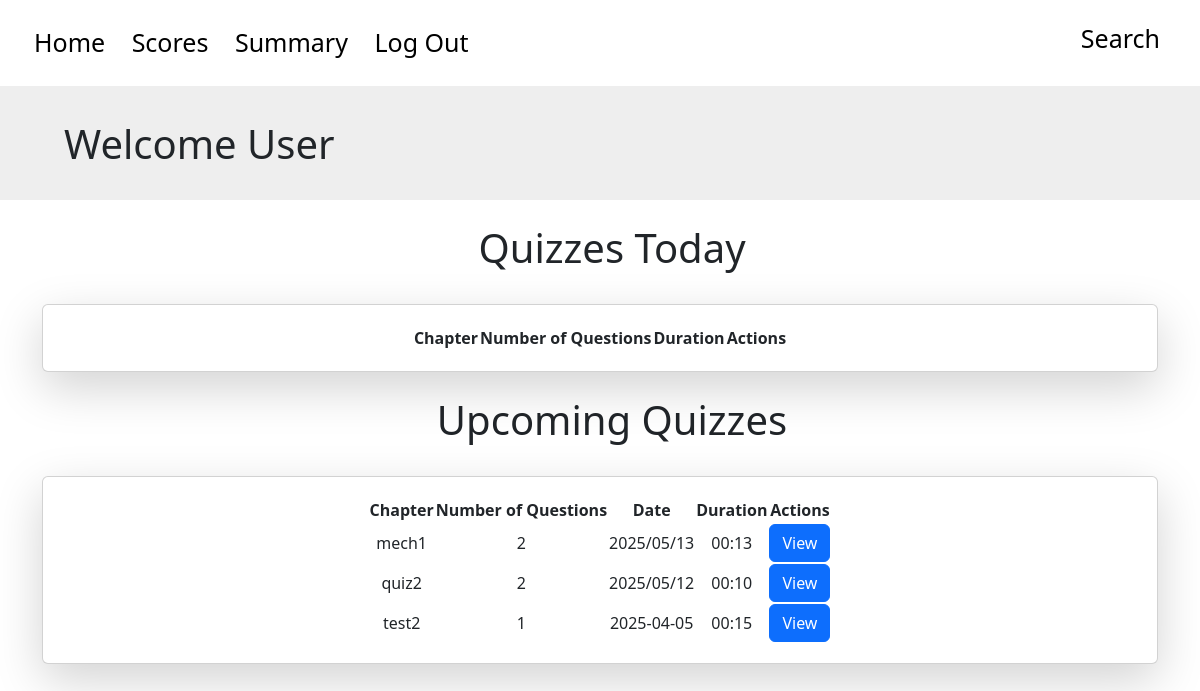
Page /student/dashboard (signed in) on the earlier database version.
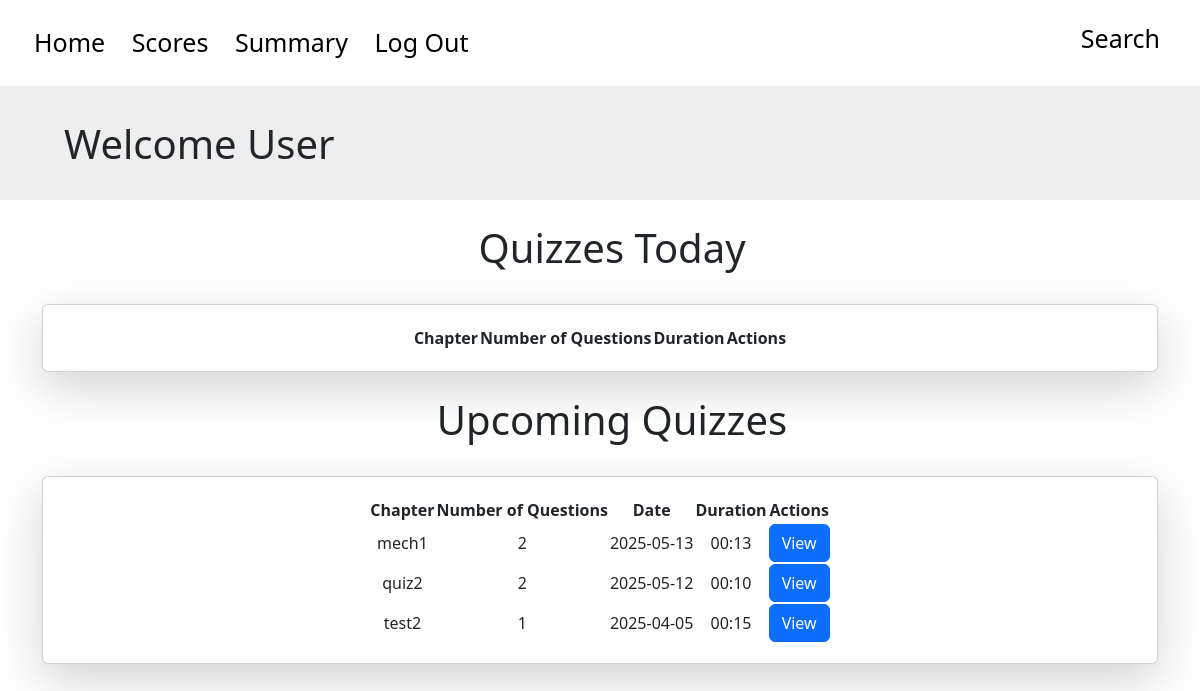
Same page on the later database version.
### tables this page shows
CREATE TABLE quizzes ( id INTEGER PRIMARY KEY AUTOINCREMENT, name TEXT NOT NULL, subject_id INTEGER NOT NULL, chapter_id INTEGER NOT NULL, date_of_quiz DATE NOT NULL, time_duration TEXT NOT NULL, remarks TEXT, FOREIGN KEY(chapter_id) REFERENCES chapters(id) ON DELETE CASCADE, FOREIGN KEY(subject_id) REFERENCES subjects(id) ON DELETE CASCADE);

### app.py (the view, shortened to what this page needs)
@app.route('/student/dashboard', methods=['GET', 'POST'])
def student_dashboard():
    user_id = session['user_id']
    conn = sqlite3.connect("app.db")
    cursor = conn.cursor()
    cursor.execute("SELECT * FROM quizzes WHERE date_of_quiz = date('now')")
    quizzes_today_db = cursor.fetchall()
    quizzes = []
    cursor.execute("SELECT * FROM quizzes WHERE date_of_quiz > date('now')")
    upcoming_quizzes_db = cursor.fetchall()
    upcoming_quizzes = []
    for quiz in upcoming_quizzes_db:
        id = quiz[0]
        name = quiz[1]
        date = quiz[4]
        duration = quiz[5]
        cursor.execute('SELECT COUNT(*) FROM questions WHERE quiz_id = ?', (id,))
        output = cursor.fetchall()
        noq = output[0][0]
        upcoming_quizzes.append({'id': id, 'name': name, 'date': date,'duration': duration, 'noq': noq})
    return render_template('user_dashboard.html', quizzes=quizzes, upcoming_quizzes = upcoming_quizzes)

### templates/user_dashboard.html (shortened to what this page needs)
<!DOCTYPE html>
<html lang="en">
<head>
    <link href="https://cdn.jsdelivr.net/npm/bootstrap@5.3.0/dist/css/bootstrap.min.css" rel="stylesheet">
</head>
<header class="container p-4 vh-20 vw-100" style="font-size: 25px; text-align: left; margin-left:0px;">
    <div>
        <a href='/student/dashboard'>
            Home
        </a>
        <a href="{{ url_for('view_scores')}}">
            Scores
        </a>
        <a href="/student/summary">
            Summary
        </a>
        <a href="/student/logout">
            Log Out
        </a>
        <div style="position: absolute; right: 0; top: 0; padding-top: 20px; padding-right: 30px">
            <a href="/student/search">Search</a>
        </div>
    </div>
</header>
<body>
    <div class="container-lg p-4 vh-20 vw-100" style="background-color: #EEE; max-width:100%">
        <h1 style="padding-left: 40px; padding-top: 10px;">Welcome User</h1>
    </div>
    <div class="container vw-100 "  style="text-align:center">
        <div class="container vw-100 p-4" style="text-align: center;">
            <h1>Quizzes Today</h1>
        </div>
        <div class="card p-1 shadow-lg text-center d-flex justify-content-center align-items-center">
            <div class="card-body">
                <table>
                    <tr>
                        <th>Chapter</th>
                        <th>Number of Questions</th>
                        <th>Duration</th>
                        <th> Actions </th>
                    </tr>
                </table>
            </div>
        </div>
    </div>
    <div class="container vw-100"  style="text-align:center; align-items: center;">
        <div class="container vw-100 p-4" style="text-align: center;">
            <h1>Upcoming Quizzes</h1>
        </div>
        <div class="card p-1 shadow-lg ext-center d-flex justify-content-center align-items-center  ">
            <div class="card-body">
                <table>
                    <tr>
                        <th>Chapter</th>
                        <th>Number of Questions</th>
                        <th>Date</th>
                        <th>Duration</th>
                        <th> Actions </th>
                    </tr>
                    {% for quiz in upcoming_quizzes %}
                    <tr>
                        <td>{{ quiz['name'] }}</td>
                        <td>{{ quiz['noq'] }}</td>
                        <td>{{ quiz['date'] }}</td>
                        <td>{{ quiz['duration'] }}</td>
                        <td inline>
                            <a href="{{ url_for('view_quiz', quiz_id = quiz['id']) }}" class="btn btn-primary">
                                View
                            </a>
                        </td>
                    </tr>
                    {% endfor %}
                </table>
            </div>
        </div>
    </div>
</body>

Differences in the rows shown:
changed quizzes "mech1": date "2025/05/13" → "2025-05-13"
changed quizzes "quiz2": date "2025/05/12" → "2025-05-12"
